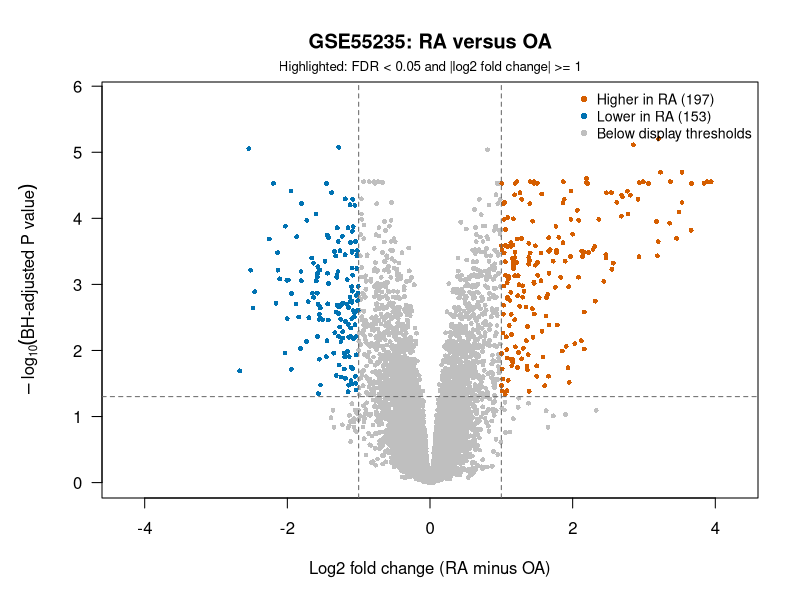
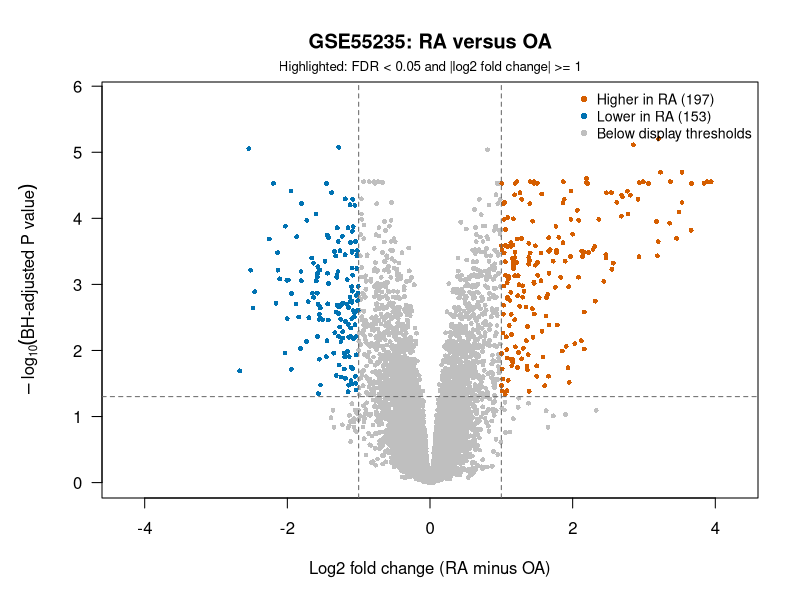
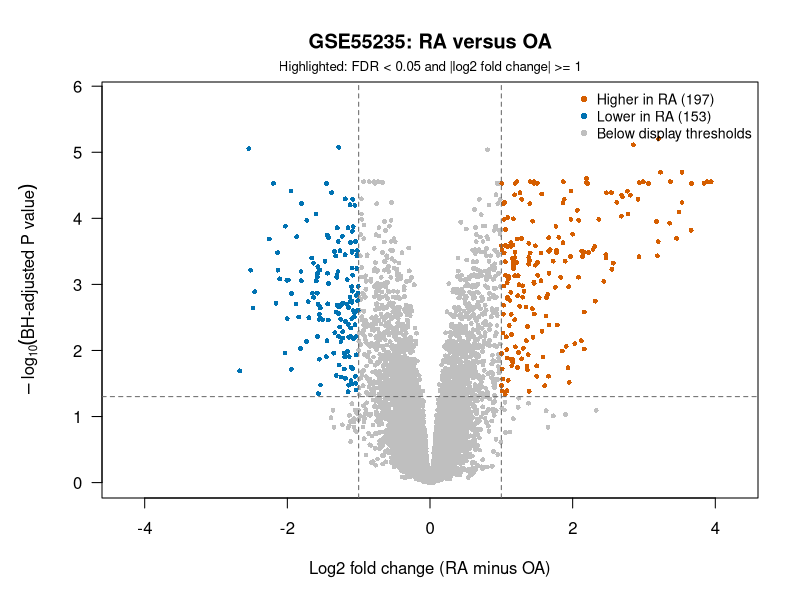

Here is the R script that generated these plots, in order:
# scripts/13_volcano_plot.R
# Volcano plot: RA versus OA, at probe-set level

dir.create("figures", showWarnings = FALSE)
dir.create("results", showWarnings = FALSE)

# 1. Read annotated results
volcano_data <- read.csv(
  "results/RA_vs_OA_limma_annotated_all_probes.csv",
  stringsAsFactors = FALSE
)

stopifnot(
  all(
    c("probe_id", "logFC", "adj.P.Val") %in%
      names(volcano_data)
  )
)

# 2. Set display thresholds
fdr_threshold <- 0.05
logfc_threshold <- 1

valid <- (
  is.finite(volcano_data$logFC) &
    is.finite(volcano_data$adj.P.Val) &
    volcano_data$adj.P.Val >= 0 &
    volcano_data$adj.P.Val <= 1
)

cat("Probe sets excluded for invalid values:", sum(!valid), "\n")

volcano_data <- volcano_data[valid, , drop = FALSE]
stopifnot(nrow(volcano_data) > 0L)

# Protect against log10(0).
volcano_data$minus_log10_fdr <- -log10(
  pmax(volcano_data$adj.P.Val, .Machine$double.xmin)
)

volcano_data$category <- "Below display thresholds"

higher_ra <- (
  volcano_data$adj.P.Val < fdr_threshold &
    volcano_data$logFC >= logfc_threshold
)

lower_ra <- (
  volcano_data$adj.P.Val < fdr_threshold &
    volcano_data$logFC <= -logfc_threshold
)

volcano_data$category[higher_ra] <- "Higher in RA"
volcano_data$category[lower_ra] <- "Lower in RA"

plot_colors <- c(
  "Below display thresholds" = "grey75",
  "Higher in RA" = "#D55E00",
  "Lower in RA" = "#0072B2"
)

n_higher <- sum(higher_ra)
n_lower <- sum(lower_ra)

# 3. Define plotting function
draw_volcano <- function() {
  par(mar = c(5, 5, 4, 2) + 0.1)
  
  # Draw highlighted points last.
  point_order <- order(
    volcano_data$category != "Below display thresholds"
  )
  
  x_limit <- max(abs(volcano_data$logFC)) * 1.08
  y_limit <- max(volcano_data$minus_log10_fdr) * 1.12
  
  plot(
    volcano_data$logFC[point_order],
    volcano_data$minus_log10_fdr[point_order],
    col = unname(
      plot_colors[volcano_data$category[point_order]]
    ),
    pch = 16,
    cex = 0.65,
    xlim = c(-x_limit, x_limit),
    ylim = c(0, y_limit),
    xlab = "Log2 fold change (RA minus OA)",
    ylab = expression(-log[10]("BH-adjusted P value")),
    main = "GSE55235: RA versus OA",
    las = 1
  )
  
  abline(
    v = c(-logfc_threshold, logfc_threshold),
    h = -log10(fdr_threshold),
    lty = 2,
    col = "grey40"
  )
  
  legend(
    "topright",
    legend = c(
      paste0("Higher in RA (", n_higher, ")"),
      paste0("Lower in RA (", n_lower, ")"),
      "Below display thresholds"
    ),
    col = unname(
      plot_colors[
        c(
          "Higher in RA",
          "Lower in RA",
          "Below display thresholds"
        )
      ]
    ),
    pch = 16,
    bty = "n",
    cex = 0.85
  )
  
  mtext(
    "Highlighted: FDR < 0.05 and |log2 fold change| >= 1",
    side = 3,
    line = 0.35,
    cex = 0.8
  )
}

# 4. Save PNG and PDF
png_path <- "figures/RA_vs_OA_volcano.png"
pdf_path <- "figures/RA_vs_OA_volcano.pdf"

png(
  png_path,
  width = 2400,
  height = 2000,
  res = 300
)
tryCatch(draw_volcano(), finally = dev.off())

pdf(pdf_path, width = 8, height = 6.7)
tryCatch(draw_volcano(), finally = dev.off())

# 5. Save the plotted data
write.csv(
  volcano_data,
  "results/RA_vs_OA_volcano_data.csv",
  row.names = FALSE
)

# 6. Show the plot in RStudio
draw_volcano()

cat("\n--- Volcano plot summary ---\n")
cat("Probe sets plotted:", nrow(volcano_data), "\n")
cat("Higher in RA:", n_higher, "\n")
cat("Lower in RA:", n_lower, "\n")
cat("Total highlighted:", n_higher + n_lower, "\n")
cat("PNG saved:", file.exists(png_path), "\n")
cat("PDF saved:", file.exists(pdf_path), "\n")
